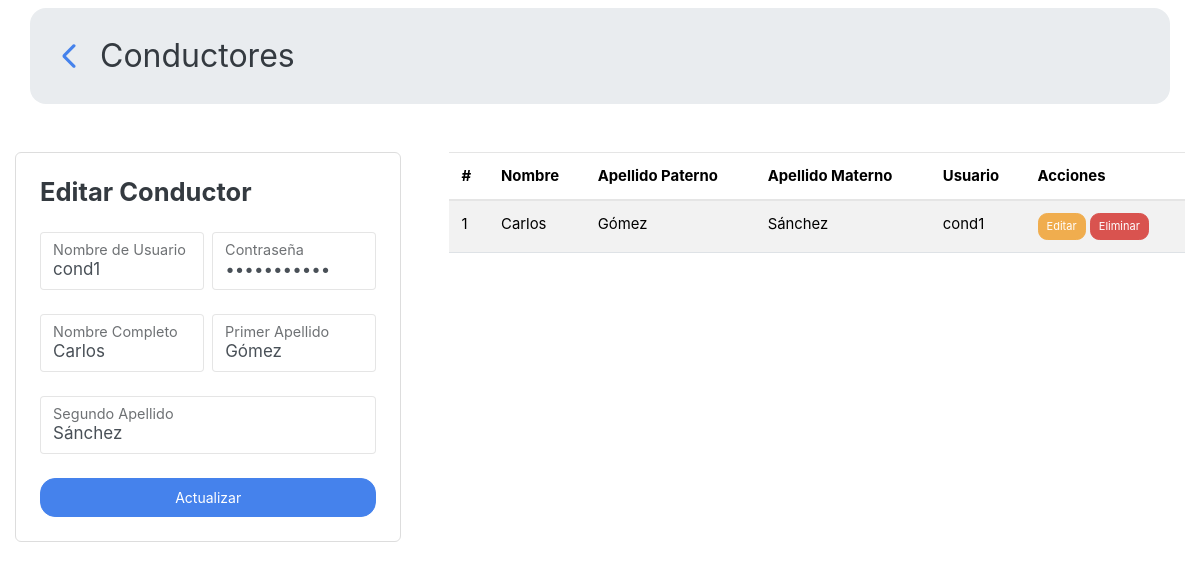
Page /Transporte/administrador/conductores.php?edit=1 on the committed database.
### tables this page shows
CREATE TABLE conductor (
    numConductor INT PRIMARY KEY AUTO_INCREMENT,
    nombre VARCHAR(50),
    primerApellido VARCHAR(50),
    segundoApellido VARCHAR(50),
    id_usuario INT UNIQUE,
    FOREIGN KEY (id_usuario) REFERENCES usuario(id) ON DELETE CASCADE
);

CREATE TABLE usuario (
    id INT PRIMARY KEY AUTO_INCREMENT,
    username VARCHAR(20) NOT NULL UNIQUE,
    password VARCHAR(30) NOT NULL,
    userType ENUM('administrador', 'empleado', 'representante', 'conductor', 'coordinador') NOT NULL
);

### Transporte/administrador/conductores.php (the view, shortened to what this page needs)
<?php
require '../conexion/conexion.php';
$editing = isset($_GET['edit']);
$conductorData = [
    'nombre_usuario' => '',
    'password' => '',
    'nombre' => '',
    'apellido1' => '',
    'apellido2' => ''
];
if ($editing) {
    $id = $_GET['edit'];
    $stmt = $conn->prepare("SELECT u.username AS nombre_usuario, u.password, c.nombre, c.primerApellido AS apellido1, c.segundoApellido AS apellido2
                            FROM usuario u
                            INNER JOIN conductor c ON u.id = c.id_usuario
                            WHERE c.numConductor = :id");
    $stmt->bindParam(':id', $id, PDO::PARAM_INT);
    $stmt->execute();
    $conductorData = $stmt->fetch(PDO::FETCH_ASSOC);
}
?>
<!DOCTYPE html>
<html lang="es">
<head>
    <link href="https://cdn.jsdelivr.net/npm/bootstrap@5.3.3/dist/css/bootstrap.min.css" rel="stylesheet">
    <link rel="stylesheet" href="https://cdn.jsdelivr.net/npm/bootswatch@4.5.2/dist/litera/bootstrap.min.css">
</head>
<body>
<div class="d-flex flex-column justify-content-center align-top  gap-5">
    <header class="d-flex justify-content-between align-items-center container p-4 bg-body-secondary mt-2 rounded-4">
        <div class="d-flex gap-3 align-items-center">
            <a href="../admin_dashboard.php" class="text-decoration-none">
                <svg xmlns="http://www.w3.org/2000/svg" width="30" height="30" viewBox="0 0 24 24">
                    <path fill="currentColor" d="m9.55 12l7.35 7.35q.375.375.363.875t-.388.875t-.875.375t-.875-.375l-7.7-7.675q-.3-.3-.45-.675t-.15-.75t.15-.75t.45-.675l7.7-7.7q.375-.375.888-.363t.887.388t.375.875t-.375.875z"/>
                </svg>
            </a>
            <span class="fs-2">Conductores</span>
        </div>
    </header>
    <main class="d-flex gap-5 container-fluid">
        <div class="border border-start p-4 rounded-2 w-50 bg-white">
            <h4 class="mb-4"><?php echo $editing ? 'Editar Conductor' : 'Agregar Conductor'; ?></h4>
            <form action="servicios/<?php echo $editing ? 'updateConductor.php' : 'addConductor.php'; ?>" method="POST" class="d-flex flex-column gap-2">
                <div class="d-flex flex-row gap-2">
                    <div class="form-floating mb-3 w-100">
                        <input type="text" class="form-control" id="floatingUsername" name="nombre_usuario" placeholder="Nombre de usuario"
                               value="<?php echo htmlspecialchars($conductorData['nombre_usuario']); ?>" required>
                        <label for="floatingUsername">Nombre de Usuario</label>
                    </div>
                    <div class="form-floating mb-3 w-100">
                        <input type="password" class="form-control" id="floatingPassword" name="password" placeholder="Contraseña"
                               value="<?php echo htmlspecialchars($conductorData['password']); ?>" required>
                        <label for="floatingPassword">Contraseña</label>
                    </div>
                </div>
                <div class="d-flex flex-row gap-2">
                    <div class="form-floating mb-3 w-100">
                        <input type="text" class="form-control" id="floatingNombre" name="nombre" placeholder="Nombre Completo"
                               value="<?php echo htmlspecialchars($conductorData['nombre']); ?>" required>
                        <label for="floatingNombre">Nombre Completo</label>
                    </div>
                    <div class="form-floating mb-3 w-100">
                        <input type="text" class="form-control" id="floatingApellido1" name="apellido1" placeholder="Primer apellido"
                               value="<?php echo htmlspecialchars($conductorData['apellido1']); ?>">
                        <label for="floatingApellido1">Primer Apellido</label>
                    </div>
                </div>
                <div class="form-floating mb-3 w-100">
                    <input class="form-control" type="text" id="floatingApellido2" name="apellido2" placeholder="Segundo apellido"
                           value="<?php echo htmlspecialchars($conductorData['apellido2']); ?>">
                    <label for="floatingApellido2">Segundo Apellido</label>
                </div>
                <button type="submit" class="btn btn-primary"><?php echo $editing ? 'Actualizar' : 'Guardar'; ?></button>
            </form>
        </div>
        <div class="w-100">
            <table class="table table-striped">
                <thead>
                <tr>
                    <th>#</th>
                    <th>Nombre</th>
                    <th>Apellido Paterno</th>
                    <th>Apellido Materno</th>
                    <th>Usuario</th>
                    <th>Acciones</th>
                </tr>
                </thead>
                <tbody>
                <?php
                $stmt = $conn->prepare("
                    SELECT c.numConductor, c.nombre, c.primerApellido, c.segundoApellido, u.username
                    FROM conductor c
                    INNER JOIN usuario u ON c.id_usuario = u.id
                    WHERE u.userType = 'conductor' order by numConductor desc
                ");
                $stmt->execute();
                $conductores = $stmt->fetchAll(PDO::FETCH_ASSOC);
                foreach ($conductores as $conductor): ?>
                    <tr>
                        <td><?php echo htmlspecialchars($conductor['numConductor']); ?></td>
                        <td><?php echo htmlspecialchars($conductor['nombre']); ?></td>
                        <td><?php echo htmlspecialchars($conductor['primerApellido']); ?></td>
                        <td><?php echo htmlspecialchars($conductor['segundoApellido']); ?></td>
                        <td><?php echo htmlspecialchars($conductor['username']); ?></td>
                        <td>
                            <a href="?edit=<?php echo $conductor['numConductor']; ?>" class="btn btn-sm btn-warning">Editar</a>
                            <a href="servicios/deleteConductor.php?id=<?php echo $conductor['numConductor']; ?>" class="btn btn-sm btn-danger" onclick="return confirm('¿Seguro que deseas eliminar este conductor?');">Eliminar</a>
                        </td>
                    </tr>
                <?php endforeach; ?>
                </tbody>
            </table>
        </div>
    </main>
</div>
</body>
</html>

### rows in the picture
conductor: nombre_usuario "cond1", nombre "Carlos", apellido1 "Gómez", apellido2 "Sánchez", numConductor "1", primerApellido "Gómez", segundoApellido "Sánchez", id_usuario.username "cond1"
